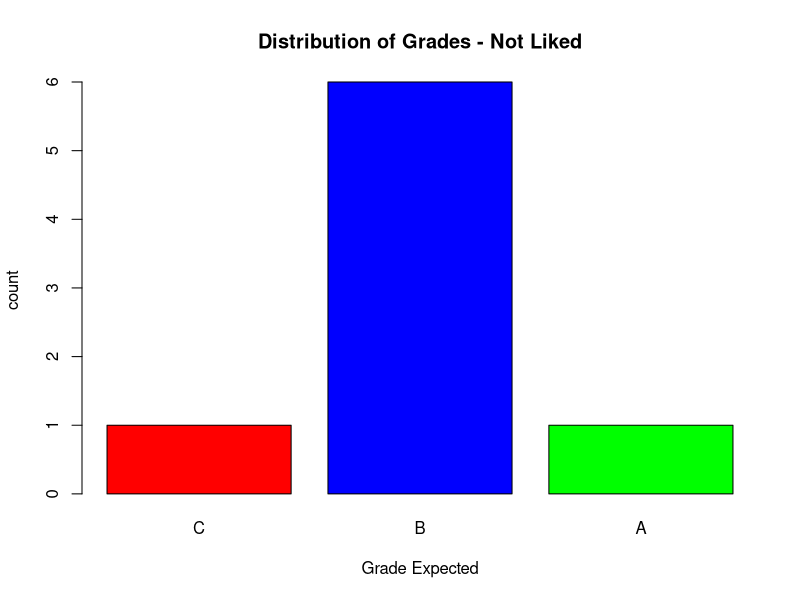
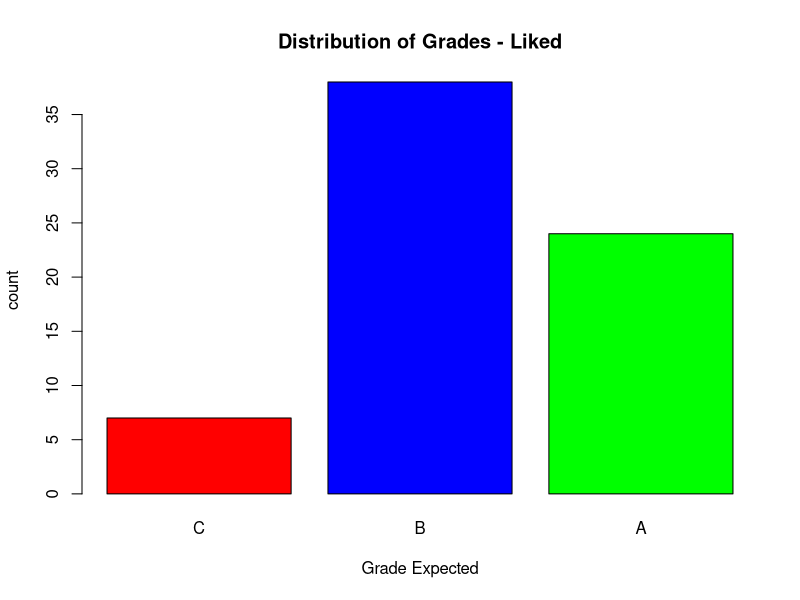

Write R code to recreate these figures, in order.
## ---- chunk 1
# Read in the csv file 
video_df <- read.csv('video_fixed.csv')
# removes the last row (all NA values)
video_df <- video_df[-nrow(video_df),]
video_df
## ---- chunk 2
# Clean video multiple df
#read in csv file
video_multiple_df <- read.csv('video_multiple_fixed.csv')
#sets first row as col names
colnames(video_multiple_df) <- video_multiple_df[1,]
#removes the first row
video_multiple_df <- video_multiple_df[-1, ] 
video_multiple_df
## ---- chunk 3
# Clean video_df
video_df$like[video_df$like==99] <- NA
video_df$where[video_df$where==99] <- NA
video_df$freq[video_df$freq==99] <- NA
video_df$busy[video_df$busy==99] <- NA
video_df$educ[video_df$educ==99] <- NA
video_df$math[video_df$math==99] <- NA
video_df$work[video_df$work==99] <- NA
video_df$cdrom[video_df$cdrom==99] <- NA
## ---- chunk 4
#SCENARIO 6
#split into not played (5 and 1)
not_liked = video_df[video_df$like == 1 | video_df$like == 5,]
#split into played (2, 3, 4)
liked = video_df[video_df$like==2|video_df$like==2|video_df$like==3,]
barplot(table(not_liked$grade),names.arg=c('C','B','A'),col = c('red','blue','green') ,main= 'Distribution of Grades - Not Liked', border=TRUE,
        xlab='Grade Expected', ylab='count')
barplot(table(liked$grade),names.arg=c('C','B','A'),col = c('red','blue','green') ,main= 'Distribution of Grades - Liked', border=TRUE,
        xlab='Grade Expected', ylab='count')
